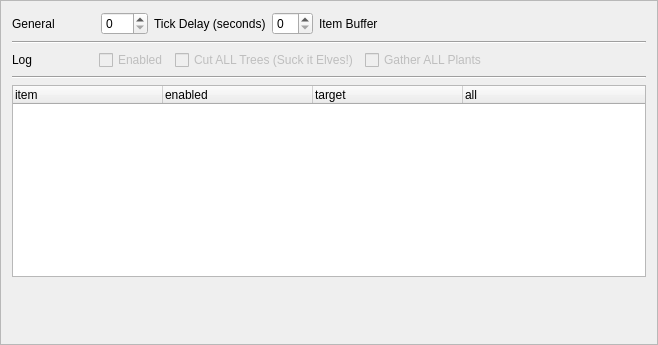
<?xml version="1.0" encoding="UTF-8"?>
<ui version="4.0">
 <class>ConfigFrame</class>
 <widget class="QFrame" name="ConfigFrame">
  <property name="geometry">
   <rect>
    <x>0</x>
    <y>0</y>
    <width>658</width>
    <height>345</height>
   </rect>
  </property>
  <property name="windowTitle">
   <string>Frame</string>
  </property>
  <property name="frameShape">
   <enum>QFrame::StyledPanel</enum>
  </property>
  <property name="frameShadow">
   <enum>QFrame::Raised</enum>
  </property>
  <layout class="QVBoxLayout" name="verticalLayout">
   <item>
    <layout class="QHBoxLayout" name="horizontalLayout_2">
     <item>
      <widget class="QLabel" name="generallable">
       <property name="text">
        <string>General</string>
       </property>
      </widget>
     </item>
     <item>
      <spacer name="horizontalSpacer_2">
       <property name="orientation">
        <enum>Qt::Horizontal</enum>
       </property>
       <property name="sizeType">
        <enum>QSizePolicy::Fixed</enum>
       </property>
       <property name="sizeHint" stdset="0">
        <size>
         <width>40</width>
         <height>20</height>
        </size>
       </property>
      </spacer>
     </item>
     <item>
      <widget class="QSpinBox" name="seconds">
       <property name="maximum">
        <number>999</number>
       </property>
      </widget>
     </item>
     <item>
      <widget class="QLabel" name="label_2">
       <property name="text">
        <string>Tick Delay (seconds)</string>
       </property>
      </widget>
     </item>
     <item>
      <widget class="QSpinBox" name="buffer"/>
     </item>
     <item>
      <widget class="QLabel" name="label_4">
       <property name="text">
        <string>Item Buffer</string>
       </property>
      </widget>
     </item>
     <item>
      <spacer name="horizontalSpacer">
       <property name="orientation">
        <enum>Qt::Horizontal</enum>
       </property>
       <property name="sizeHint" stdset="0">
        <size>
         <width>40</width>
         <height>20</height>
        </size>
       </property>
      </spacer>
     </item>
    </layout>
   </item>
   <item>
    <widget class="Line" name="line">
     <property name="orientation">
      <enum>Qt::Horizontal</enum>
     </property>
    </widget>
   </item>
   <item>
    <layout class="QHBoxLayout" name="horizontalLayout_3">
     <item>
      <widget class="QLabel" name="logslable">
       <property name="text">
        <string>Log</string>
       </property>
      </widget>
     </item>
     <item>
      <spacer name="horizontalSpacer_4">
       <property name="orientation">
        <enum>Qt::Horizontal</enum>
       </property>
       <property name="sizeType">
        <enum>QSizePolicy::Fixed</enum>
       </property>
       <property name="sizeHint" stdset="0">
        <size>
         <width>60</width>
         <height>20</height>
        </size>
       </property>
      </spacer>
     </item>
     <item>
      <widget class="QCheckBox" name="logenabled">
       <property name="enabled">
        <bool>false</bool>
       </property>
       <property name="text">
        <string>Enabled</string>
       </property>
      </widget>
     </item>
     <item>
      <widget class="QCheckBox" name="cutalltrees">
       <property name="enabled">
        <bool>false</bool>
       </property>
       <property name="text">
        <string>Cut ALL Trees (Suck it Elves!)</string>
       </property>
      </widget>
     </item>
     <item>
      <widget class="QCheckBox" name="gatherallplants">
       <property name="enabled">
        <bool>false</bool>
       </property>
       <property name="text">
        <string>Gather ALL Plants</string>
       </property>
      </widget>
     </item>
     <item>
      <spacer name="horizontalSpacer_3">
       <property name="orientation">
        <enum>Qt::Horizontal</enum>
       </property>
       <property name="sizeHint" stdset="0">
        <size>
         <width>40</width>
         <height>20</height>
        </size>
       </property>
      </spacer>
     </item>
    </layout>
   </item>
   <item>
    <widget class="Line" name="line_2">
     <property name="orientation">
      <enum>Qt::Horizontal</enum>
     </property>
    </widget>
   </item>
   <item>
    <widget class="QTreeWidget" name="treeWidget">
     <attribute name="headerDefaultSectionSize">
      <number>150</number>
     </attribute>
     <column>
      <property name="text">
       <string>item</string>
      </property>
     </column>
     <column>
      <property name="text">
       <string>enabled</string>
      </property>
     </column>
     <column>
      <property name="text">
       <string>target</string>
      </property>
     </column>
     <column>
      <property name="text">
       <string>all</string>
      </property>
     </column>
    </widget>
   </item>
   <item>
    <spacer name="verticalSpacer">
     <property name="orientation">
      <enum>Qt::Vertical</enum>
     </property>
     <property name="sizeHint" stdset="0">
      <size>
       <width>20</width>
       <height>40</height>
      </size>
     </property>
    </spacer>
   </item>
  </layout>
 </widget>
 <resources/>
 <connections/>
</ui>
